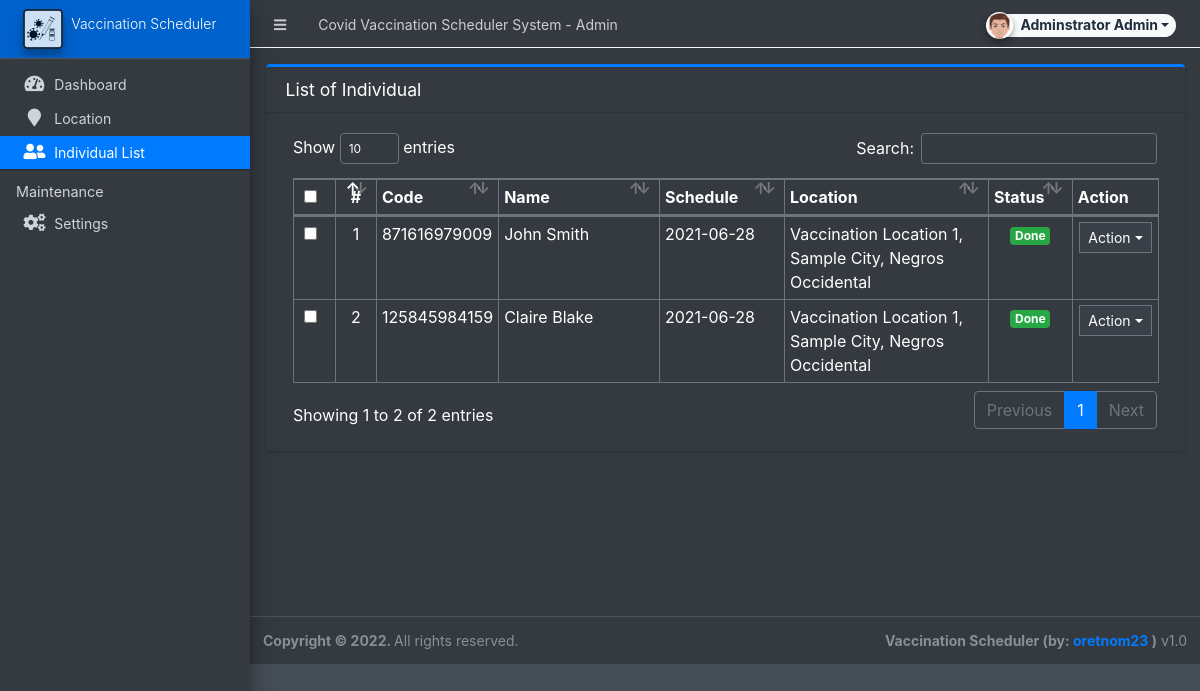
The page /admin/?page=individual (signed in) on the database its author committed.
### tables this page shows
CREATE TABLE `schedules` (
  `id` int(30) NOT NULL,
  `individual_id` int(30) NOT NULL,
  `location_id` int(30) NOT NULL,
  `date_sched` date NOT NULL,
  `status` tinyint(1) NOT NULL DEFAULT 0,
  `date_created` datetime NOT NULL DEFAULT current_timestamp()
);

CREATE TABLE `individuals` (
  `id` int(30) NOT NULL,
  `code` varchar(50) NOT NULL,
  `name` varchar(50) NOT NULL,
  `date_created` datetime NOT NULL DEFAULT current_timestamp()
);

CREATE TABLE `location` (
  `id` int(30) NOT NULL,
  `location` text DEFAULT NULL,
  `description` text DEFAULT NULL,
  `max_a_day` int(5) NOT NULL,
  `date_created` datetime NOT NULL DEFAULT current_timestamp(),
  `date_updated` datetime DEFAULT NULL ON UPDATE current_timestamp()
);

### config.php (called while the page is built, shortened)
<?php
require_once('classes/DBConnection.php');
require_once('classes/SystemSettings.php');
function validate_image($file){
	if(!empty($file)){
		if(is_file(base_app.$file)){
			return base_url.$file;
		}else{
			return base_url.'dist/img/no-image-available.png';
		}
	}else{
		return base_url.'dist/img/no-image-available.png';
	}
}
function isMobileDevice(){
    $aMobileUA = array(
        '/iphone/i' => 'iPhone',
        '/ipod/i' => 'iPod',
        '/ipad/i' => 'iPad',
        '/android/i' => 'Android',
        '/blackberry/i' => 'BlackBerry',
        '/webos/i' => 'Mobile'
    );
    return false;
}
?>

### classes/DBConnection.php (called while the page is built, shortened)
<?php
class DBConnection{
    private $host = DB_SERVER;
    private $username = DB_USERNAME;
    private $password = DB_PASSWORD;
    private $database = DB_NAME;
    public $conn;
    public function __construct(){
        if (!isset($this->conn)) {
            $this->conn = new mysqli($this->host, $this->username, $this->password, $this->database);
        }
    }
}
?>

### classes/SystemSettings.php (called while the page is built, shortened)
<?php
class SystemSettings extends DBConnection{
	function userdata($field = ''){
		if(!empty($field)){
			if(isset($_SESSION['userdata'][$field]))
				return $_SESSION['userdata'][$field];
			else
				return null;
		}else{
			return false;
		}
	}
	function info($field=''){
		if(!empty($field)){
			if(isset($_SESSION['system_info'][$field]))
				return $_SESSION['system_info'][$field];
			else
				return false;
		}else{
			return false;
		}
	}
}
$_settings = new SystemSettings();
?>

### admin/individual/index.php (the view, shortened to what this page needs)
<div class="card card-outline card-primary">
	<div class="card-header">
		<h3 class="card-title">List of Individual</h3>
	</div>
	<div class="card-body">
        <div class="container-fluid">
			<div class="row" style="display:none" id="selected_opt">
				<div class="w-100 d-flex">
				</div>
			</div>
			<table class="table table-bordered table-stripped" id="indi-list">
				<colgroup>
					<col width="5%">
					<col width="5%">
					<col width="10%">
					<col width="20%">
					<col width="15%">
					<col width="25%">
					<col width="10%">
					<col width="10%">
				</colgroup>
				<thead>
					<tr>
						<td class="text-center"><div class="form-check">
								<input type="checkbox" class="form-check-input" id="selectAll">
							</div></td>
						<th class="text-center">#</th>
						<th>Code</th>
						<th>Name</th>
						<th>Schedule</th>
						<th>Location</th>
						<th>Status</th>
						<th>Action</th>
					</tr>
				</thead>
				<tbody>
					<?php
					$i = 1;
						$qry = $conn->query("SELECT i.*,s.date_sched,s.status,l.`location` from `individuals` i inner join `schedules` s on i.id = s.individual_id inner join `location` l on l.id = s.location_id order by unix_timestamp(s.date_sched) desc ");
						while($row = $qry->fetch_assoc()):
					?>
						<tr>
							<td class="text-center">
							<div class="form-check">
								<input type="checkbox" class="form-check-input invCheck" value="<?php echo $row['id'] ?>">
							</div>
							</td>
							<td class="text-center"><?php echo $i++; ?></td>
							<td><?php echo $row['code'] ?></td>
							<td><?php echo $row['name'] ?></td>
							<td><?php echo $row['date_sched'] ?></td>
							<td class=""><p class='m-0'><?php echo $row['location'] ?></p></td>
							<td class="text-center">
								<?php
								switch($row['status']){
									case(1):
									echo '<span class="badge badge-success">Done</span>';
									break;
                                }
								?>
							</td>
							<td align="center">
								 <button type="button" class="btn btn-flat btn-default btn-sm dropdown-toggle dropdown-icon" data-toggle="dropdown">
				                  		Action
				                  </button>
							</td>
						</tr>
					<?php endwhile; ?>
				</tbody>
			</table>
		</div>
	</div>
</div>

### admin/index.php (shortened to what this page needs)
<?php require_once('../config.php'); ?>
 <!DOCTYPE html>
<html lang="en" class="" style="height: auto;">
<?php require_once('inc/header.php') ?>
  <body class="sidebar-mini layout-fixed control-sidebar-slide-open layout-navbar-fixed dark-mode sidebar-mini-md sidebar-mini-xs" data-new-gr-c-s-check-loaded="14.991.0" data-gr-ext-installed="" style="height: auto;">
    <div class="wrapper">
     <?php require_once('inc/topBarNav.php') ?>
     <?php require_once('inc/navigation.php') ?>
     <?php $page = isset($_GET['page']) ? $_GET['page'] : 'home';  ?>
      <div class="content-wrapper bg-dark pt-3" style="min-height: 567.854px;">
        <section class="content  text-dark">
          <div class="container-fluid">
            <?php
              if(!file_exists($page.".php") && !is_dir($page)){
                  include '404.html';
              }else{
                if(is_dir($page))
                  include $page.'/index.php';
                else
                  include $page.'.php';
              }
            ?>
          </div>
        </section>
      </div>
      <?php require_once('inc/footer.php') ?>
  </body>
</html>

### admin/inc/header.php (shortened to what this page needs)
<head>
    <link rel="stylesheet" href="<?php echo base_url ?>plugins/fontawesome-free/css/all.min.css">
    <link rel="stylesheet" href="<?php echo base_url ?>plugins/tempusdominus-bootstrap-4/css/tempusdominus-bootstrap-4.min.css">
  <link rel="stylesheet" href="<?php echo base_url ?>plugins/datatables-bs4/css/dataTables.bootstrap4.min.css">
  <link rel="stylesheet" href="<?php echo base_url ?>plugins/datatables-responsive/css/responsive.bootstrap4.min.css">
  <link rel="stylesheet" href="<?php echo base_url ?>plugins/datatables-buttons/css/buttons.bootstrap4.min.css">
  <link rel="stylesheet" href="<?php echo base_url ?>plugins/datatables-select/css/select.bootstrap4.min.css">
  <link rel="stylesheet" href="<?php echo base_url ?>plugins/select2/css/select2.min.css">
  <link rel="stylesheet" href="<?php echo base_url ?>plugins/select2-bootstrap4-theme/select2-bootstrap4.min.css">
    <link rel="stylesheet" href="<?php echo base_url ?>plugins/icheck-bootstrap/icheck-bootstrap.min.css">
    <link rel="stylesheet" href="<?php echo base_url ?>plugins/jqvmap/jqvmap.min.css">
    <link rel="stylesheet" href="<?php echo base_url ?>dist/css/adminlte.css">
    <link rel="stylesheet" href="<?php echo base_url ?>dist/css/custom.css">
    <link rel="stylesheet" href="<?php echo base_url ?>plugins/overlayScrollbars/css/OverlayScrollbars.min.css">
    <link rel="stylesheet" href="<?php echo base_url ?>plugins/daterangepicker/daterangepicker.css">
    <link rel="stylesheet" href="<?php echo base_url ?>plugins/summernote/summernote-bs4.min.css">
  <link rel="stylesheet" href="<?php echo base_url ?>plugins/sweetalert2-theme-bootstrap-4/bootstrap-4.min.css">
  <link rel="stylesheet" href="<?php echo base_url ?>plugins/fullcalendar/main.css">
  </head>

### admin/inc/topBarNav.php (shortened to what this page needs)
<nav class="main-header navbar navbar-expand navbar-dark border border-light border-top-0  border-left-0 border-right-0 navbar-light text-sm">
  <ul class="navbar-nav">
    <li class="nav-item">
    <a class="nav-link" data-widget="pushmenu" href="#" role="button"><i class="fas fa-bars"></i></a>
    </li>
    <li class="nav-item d-none d-sm-inline-block">
      <a href="<?php echo base_url ?>" class="nav-link"><?php echo (!isMobileDevice()) ? $_settings->info('name'):$_settings->info('short_name'); ?> - Admin</a>
    </li>
  </ul>
  <ul class="navbar-nav ml-auto">
    <li class="nav-item">
      <div class="btn-group nav-link">
            <button type="button" class="btn btn-rounded badge badge-light dropdown-toggle dropdown-icon" data-toggle="dropdown">
              <span><img src="<?php echo validate_image($_settings->userdata('avatar')) ?>" class="img-circle elevation-2 user-img" alt="User Image"></span>
              <span class="ml-3"><?php echo ucwords($_settings->userdata('firstname').' '.$_settings->userdata('lastname')) ?></span>
            </button>
        </div>
    </li>
  </ul>
</nav>

### admin/inc/navigation.php (shortened to what this page needs)
<aside class="main-sidebar sidebar-dark-primary elevation-4 sidebar-no-expand">
  <a href="<?php echo base_url ?>admin" class="brand-link bg-primary text-sm">
  <img src="<?php echo validate_image($_settings->info('logo'))?>" alt="Store Logo" class="brand-image  elevation-3" style="opacity: .8;width: 2.5rem;height: 2.5rem;max-height: unset">
  <span class="brand-text font-weight-light"><?php echo $_settings->info('short_name') ?></span>
  </a>
  <div class="sidebar os-host os-theme-light os-host-overflow os-host-overflow-y os-host-resize-disabled os-host-transition os-host-scrollbar-horizontal-hidden">
    <div class="os-content-glue" style="margin: 0px -8px; width: 249px; height: 646px;"></div>
    <div class="os-padding">
      <div class="os-viewport os-viewport-native-scrollbars-invisible" style="overflow-y: scroll;">
        <div class="os-content" style="padding: 0px 8px; height: 100%; width: 100%;">
          <nav class="mt-4">
             <ul class="nav nav-pills nav-sidebar flex-column text-sm nav-compact nav-flat nav-child-indent nav-collapse-hide-child" data-widget="treeview" role="menu" data-accordion="false">
              <li class="nav-item dropdown">
                <a href="./" class="nav-link nav-home">
                  <i class="nav-icon fas fa-tachometer-alt"></i>
                  <p>
                    Dashboard
                  </p>
                </a>
              </li>
              <li class="nav-item dropdown">
                <a href="<?php echo base_url ?>admin/?page=location" class="nav-link nav-location">
                  <i class="nav-icon fas fa-map-marker"></i>
                  <p>
                    Location
                  </p>
                </a>
              </li>
              <li class="nav-item dropdown">
                <a href="<?php echo base_url ?>admin/?page=individual" class="nav-link nav-individual">
                  <i class="nav-icon fas fa-user-friends"></i>
                  <p>
                    Individual List
                  </p>
                </a>
              </li>
              <li class="nav-header">Maintenance</li>
              <li class="nav-item dropdown">
                <a href="<?php echo base_url ?>admin/?page=system_info" class="nav-link nav-system_info">
                  <i class="nav-icon fas fa-cogs"></i>
                  <p>
                    Settings
                  </p>
                </a>
              </li>
            </ul>
          </nav>
        </div>
      </div>
    </div>
  </div>
</aside>

### admin/inc/footer.php (shortened to what this page needs)
<footer class="main-footer text-sm">
        <strong>Copyright © <?php echo date('Y') ?>.
        </strong>
        All rights reserved.
        <div class="float-right d-none d-sm-inline-block">
          <b><?php echo $_settings->info('short_name') ?> (by: <a href="mailto:oretnom23@gmail.com" target="blank">oretnom23</a> )</b> v1.0
        </div>
      </footer>
    </div>

### admin/inc/topBarNav.php (style rules this page uses)
.user-img { position: absolute; height: 27px; width: 27px; object-fit: cover; left: -7%; top: -12%; }
.btn-rounded { border-radius: 50px; }

### admin/individual/index.php (style rules this page uses)
#selectAll { top:0 }

### rows shown on the page
schedules: individual.code "871616979009", individual.name "John Smith", date_sched "2021-06-28", location.location "Vaccination Location 1, Sample City, Negros Occidental", status "Done"
schedules: individual.code "125845984159", individual.name "Claire Blake", date_sched "2021-06-28", location.location "Vaccination Location 1, Sample City, Negros Occidental", status "Done"

### other values the page prints
$_settings->info('name') "Covid Vaccination Scheduler System"
$_settings->userdata('firstname').' '.$_settings->userdata('lastname') "Adminstrator Admin"
$_settings->info('short_name') "Vaccination Scheduler"
